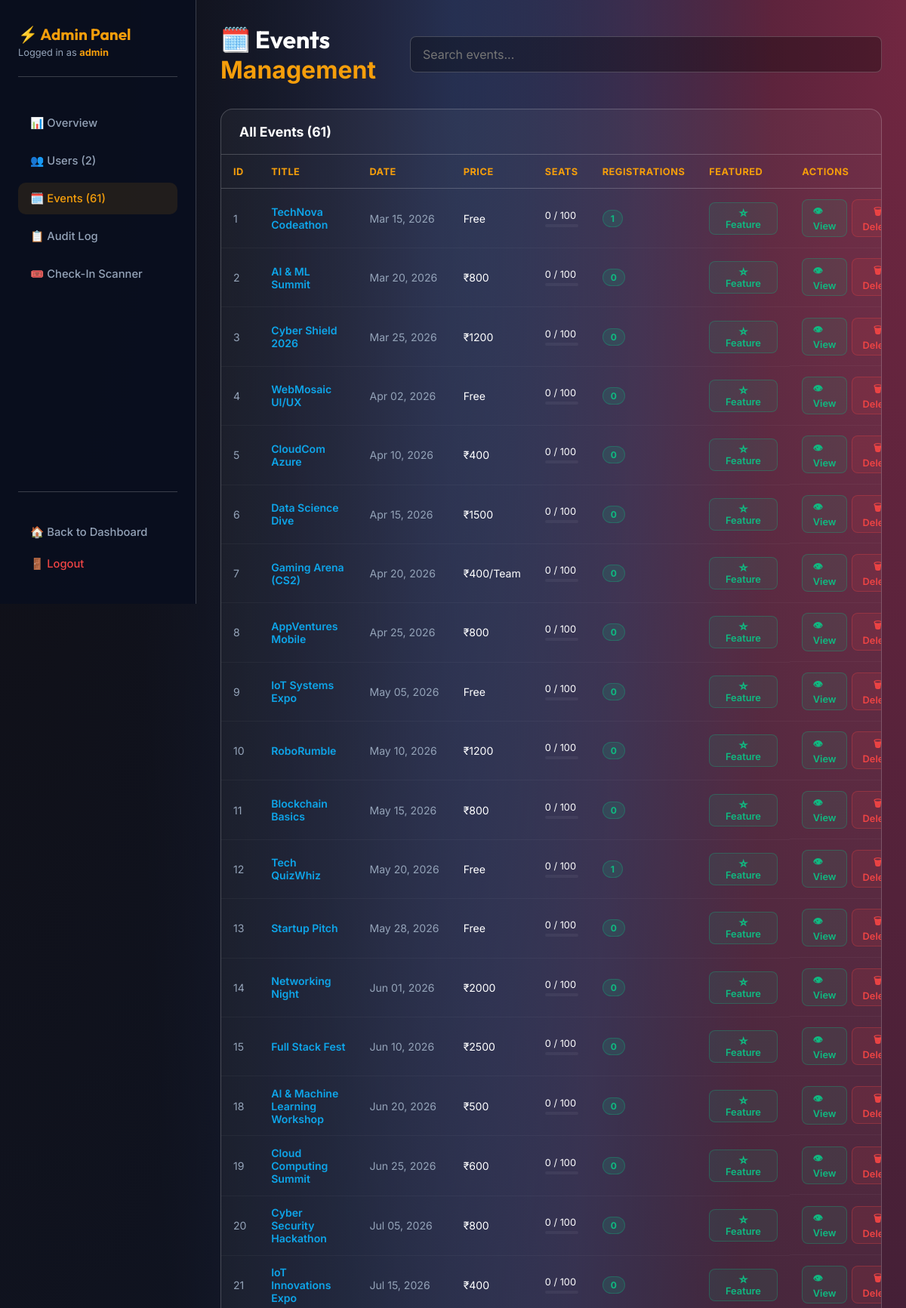
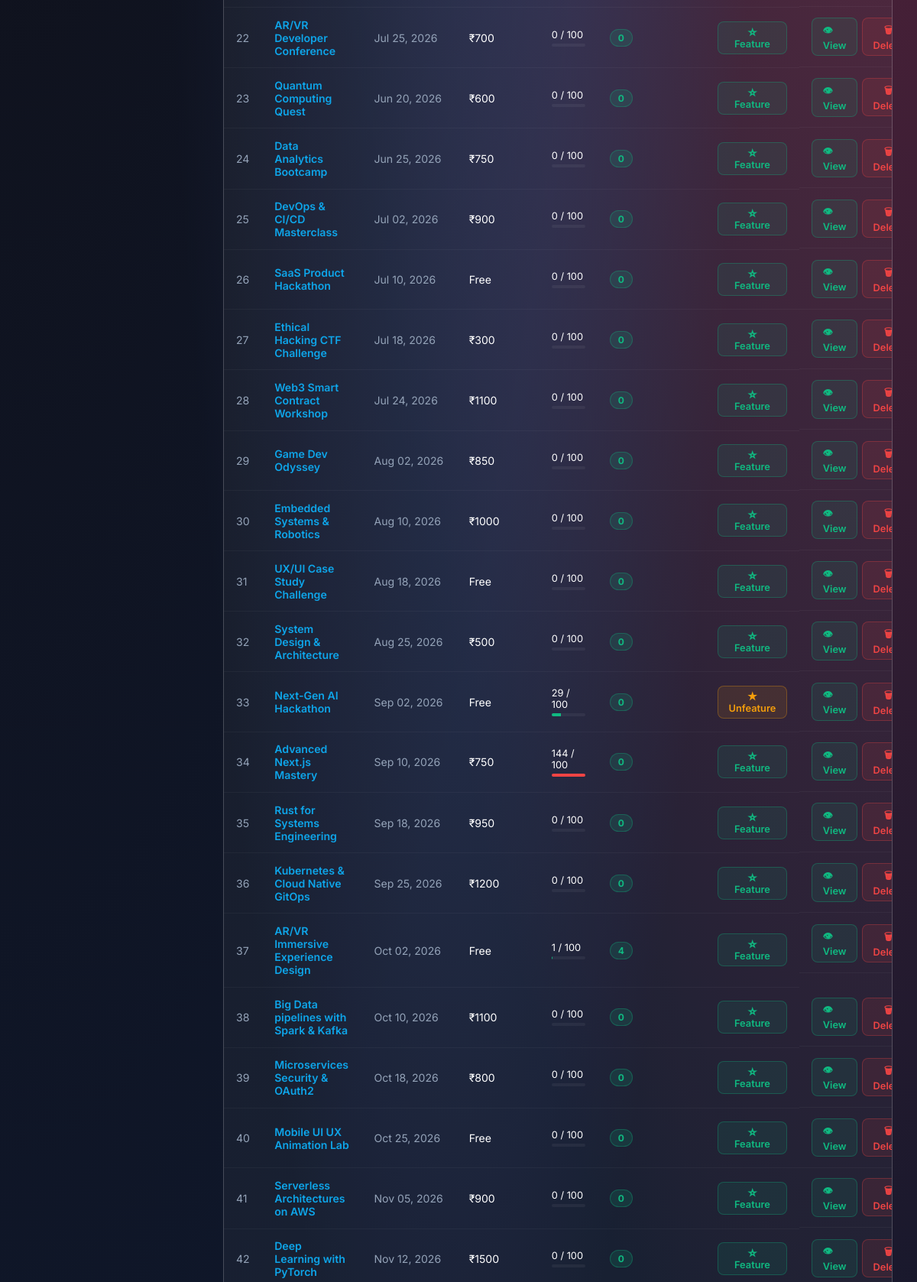
/admin/events (signed in, upper part), run on the app's committed database (2 pictures, top to bottom).
### tables this page shows
CREATE TABLE events
                 (id INTEGER PRIMARY KEY AUTOINCREMENT, title TEXT, date TEXT, desc TEXT, 
                  price TEXT, color TEXT, image TEXT, purpose TEXT, full_details TEXT, outcome TEXT, seats_total INTEGER DEFAULT 100, seats_filled INTEGER DEFAULT 0, is_draft INTEGER DEFAULT 0, featured INTEGER DEFAULT 0, venue TEXT DEFAULT 'Online', venue_address TEXT DEFAULT 'Tech Park Campus, Innovation Block A, Bangalore - 560103');

### backend/app.py (the view)
@app.route('/admin/events')
@admin_required
def admin_events():
    username = session.get('username')
    stats = get_admin_stats()
    conn = get_db(row_factory=True)
    c = conn.cursor()
    c.execute('''SELECT e.*, COUNT(r.id) as reg_count
                 FROM events e LEFT JOIN registrations r ON e.id=r.event_id
                 GROUP BY e.id ORDER BY e.id''')
    events = [dict(row) for row in c.fetchall()]
    conn.close()
    return render_template('admin/events.html', username=username, stats=stats, events=events, active='events')

### backend/app.py (called while the page is built, shortened)
def get_db(timeout=60.0, row_factory=False):
    conn = getattr(_thread_local, 'conn', None)
    return conn

def is_host():
    if not session.get('loggedin'):
        return False
    if session.get('role') == 'host' or session.get('is_admin'):
        return True

def is_admin():
    if not session.get('loggedin'):
        return False
    if session.get('is_admin'):
        return True

@app.context_processor
def inject_user_data():
    current_user = None
    user_is_admin = False
    user_is_host = False
    if session.get('loggedin'):
        username = session.get('username')
        user_is_admin = is_admin()
        user_is_host = is_host()
        photo = session.get('profile_photo')
        current_user = {'username': username, 'profile_photo': photo}
    return dict(current_user=current_user, is_admin=user_is_admin, is_host=user_is_host)

def admin_required(f):
    @wraps(f)
    def decorated(*args, **kwargs):
        if not session.get('loggedin'):
            return redirect(url_for('login'))
        username = session.get('username', '').lower()
        conn = get_db()
        c = conn.cursor()
        c.execute('SELECT is_admin FROM users WHERE LOWER(username)=?', (username,))
        row = c.fetchone()
        conn.close()
        is_admin_user = (row and row[0] == 1) or username in ('admin', 'venu r')
        if not is_admin_user:
            flash('Access denied. Admin only.', 'error')
            return redirect(url_for('dashboard'))
        return f(*args, **kwargs)
    return decorated

def get_admin_stats():
    conn = get_db(row_factory=True)
    c = conn.cursor()
    stats = {}
    c.execute('SELECT COUNT(*) FROM users'); stats['total_users'] = c.fetchone()[0]
    c.execute('SELECT COUNT(*) FROM events'); stats['total_events'] = c.fetchone()[0]
    c.execute('SELECT COUNT(*) FROM registrations'); stats['total_regs'] = c.fetchone()[0]
    c.execute('SELECT COUNT(*) FROM reviews'); stats['total_reviews'] = c.fetchone()[0]
    c.execute("SELECT COUNT(*) FROM users WHERE role='host'"); stats['total_hosts'] = c.fetchone()[0]
    today = datetime.now().strftime('%Y-%m-%d')
    c.execute('SELECT COUNT(*) FROM registrations WHERE timestamp LIKE ?', (today+'%',))
    stats['today_regs'] = c.fetchone()[0]
    conn.close()
    return stats

    def __getattr__(self, name):
        return getattr(self._raw_conn, name)

    def close(self):
        pass

### frontend/templates/admin/events.html (shortened to what this page needs)
{% extends "admin/base.html" %}
{% block content %}
<div class="admin-header">
    <h1>🗓️ Events <span>Management</span></h1>
    <input type="text" id="evSearch" class="search-admin" placeholder="Search events..." oninput="filterTable('evTable',this.value)">
</div>
<div class="panel-section">
    <div class="panel-section-header">
        <h3>All Events ({{ events|length }})</h3>
    </div>
    <table class="admin-table" id="evTable">
        <thead>
            <tr>
                <th>ID</th>
                <th>Title</th>
                <th>Date</th>
                <th>Price</th>
                <th>Seats</th>
                <th>Registrations</th>
                <th>Featured</th>
                <th>Actions</th>
            </tr>
        </thead>
        <tbody>
            {% for ev in events %}
            <tr>
                <td style="color:var(--text-muted)">{{ ev.id }}</td>
                <td>
                    <a href="{{ url_for('event_detail', event_id=ev.id) }}" style="color:var(--primary);text-decoration:none;font-weight:600">
                        {{ ev.title[:40] }}{% if ev.title|length > 40 %}…{% endif %}
                    </a>
                </td>
                <td style="color:var(--text-muted);white-space:nowrap">{{ ev.date }}</td>
                <td>{{ ev.price }}</td>
                <td>
                    <div style="font-size:0.8rem">
                        {{ ev.seats_filled or 0 }} / {{ ev.seats_total or 100 }}
                    </div>
                    <div style="background:rgba(255,255,255,0.05);border-radius:4px;height:4px;margin-top:4px;overflow:hidden">
                        <div style="height:100%;width:{{ [(ev.seats_filled or 0) / (ev.seats_total or 100) * 100, 100]|min|round }}%;
                                    background:{% if (ev.seats_filled or 0) >= (ev.seats_total or 100) %}#ef4444{% elif (ev.seats_filled or 0) > (ev.seats_total or 100) * 0.7 %}#f59e0b{% else %}#10b981{% endif %};
                                    transition:width 0.4s"></div>
                    </div>
                </td>
                <td><span class="badge badge-active">{{ ev.reg_count }}</span></td>
                <td>
                    <form action="{{ url_for('admin_toggle_featured', event_id=ev.id) }}" method="POST" style="margin:0">
                        <button class="action-btn {% if ev.featured %}btn-warning{% else %}btn-success{% endif %}" type="submit">
                            {{ '★ Unfeature' if ev.featured else '☆ Feature' }}
                        </button>
                    </form>
                </td>
                <td style="display:flex;gap:6px">
                    <a href="{{ url_for('event_detail', event_id=ev.id) }}" class="action-btn btn-success" style="text-decoration:none">👁 View</a>
                    <form action="{{ url_for('delete_event', event_id=ev.id) }}" method="POST" style="margin:0"
                          onsubmit="return confirm('Delete event {{ ev.title }}?')">
                        <button class="action-btn btn-danger" type="submit">🗑 Delete</button>
                    </form>
                </td>
            </tr>
            {% else %}
            <tr><td colspan="8" style="text-align:center;padding:2rem;color:var(--text-muted)">No events found</td></tr>
            {% endfor %}
        </tbody>
    </table>
</div>
{% endblock %}

### frontend/static/style.css (style rules this page uses)
:root { color-scheme: dark; --primary: #00f2fe; --primary-dark: #4facfe; --secondary: #ff0080; --bg-dark: #0f172a; --bg-card: rgba(255, 255, 255, 0.1); --text-main: #ffffff; --text-muted: #94a3b8; --glass-border: rgba(255, 255, 255, 0.2); --font-heading: 'Outfit', sans-serif; --font-body: 'Inter', sans-serif; }
* { margin: 0; padding: 0; box-sizing: border-box; font-family: var(--font-body); }
body { background-color: var(--bg-dark); color: var(--text-main); min-height: 100vh; background-image: radial-gradient(at 0% 0%, hsla(253, 16%, 7%, 1) 0, transparent 50%), radial-gradient(at 50% 0%, hsla(225, 39%, 30%, 1) 0, transparent 50%), radial-gradient(at 100% 0%, hsla(339, 49%, 30%, 1) 0, transparent 50%); overflow-x: hidden; }
a { text-decoration: none; color: inherit; }
.input-field, input.input-field, input, select, textarea, input[type="text"], input[type="password"], input[type="email"], input[type="tel"], input[type="number"], input[type="date"], input[type="search"] { width: 100%; padding: 0.8rem 1rem; background: rgba(0, 0, 0, 0.3) !important; background-color: rgba(0, 0, 0, 0.3) !important; border: 1px solid var(--glass-border) !important; border-radius: 8px; color: #ffffff !important; font-size: 1rem; font-family: inherit; transition: all 0.25s ease; box-sizing: border-box; color-scheme: dark !important; }
button, .register-btn, .register-btn-sm, .carousel-btn, .calendar-nav-btn, .nav-links button, .btn-primary, .btn-secondary, .sidebar-links a, .history-card, .glass-panel { transition: transform 0.2s ease, box-shadow 0.2s ease, background 0.2s ease, border-color 0.2s ease, color 0.2s ease, opacity 0.2s ease; will-change: transform; }

### frontend/templates/admin/base.html (style rules this page uses)
:root { --admin-accent: #f59e0b; }
.admin-header { display: flex; justify-content: space-between; align-items: center; margin-bottom: 2rem; }
.admin-header h1 { font-family: var(--font-heading); font-size: 2rem; color: var(--text-main); }
.admin-header span { color: var(--admin-accent); }
.panel-section { background: rgba(255,255,255,0.04); border: 1px solid var(--glass-border); border-radius: 16px; margin-bottom: 2rem; overflow: hidden; }
.panel-section-header { padding: 1.2rem 1.5rem; border-bottom: 1px solid var(--glass-border); display: flex; justify-content: space-between; align-items: center; }
.panel-section-header h3 { color: var(--text-main); font-size: 1.1rem; font-weight: 700; }
.admin-table { width: 100%; border-collapse: collapse; font-size: 0.88rem; }
.admin-table th { padding: 0.9rem 1rem; text-align: left; color: var(--admin-accent); font-weight: 700; font-size: 0.8rem; text-transform: uppercase; letter-spacing: 0.5px; border-bottom: 1px solid var(--glass-border); }
.admin-table td { padding: 0.85rem 1rem; border-bottom: 1px solid rgba(255,255,255,0.04); color: var(--text-main); vertical-align: middle; }
.badge { padding: 3px 10px; border-radius: 50px; font-size: 0.75rem; font-weight: 700; display: inline-block; }
.badge-active { background: rgba(16,185,129,0.15); color: #10b981; border: 1px solid rgba(16,185,129,0.3); }
.action-btn { padding: 0.35rem 0.85rem; border-radius: 8px; font-size: 0.8rem; font-weight: 600; cursor: pointer; border: none; transition: all 0.2s; font-family: inherit; }
.btn-danger { background: rgba(239,68,68,0.1); color: #ef4444; border: 1px solid rgba(239,68,68,0.3); }
.btn-success { background: rgba(16,185,129,0.1); color: #10b981; border: 1px solid rgba(16,185,129,0.3); }
.btn-warning { background: rgba(245,158,11,0.1); color: #f59e0b; border: 1px solid rgba(245,158,11,0.3); }
.search-admin { background: rgba(255,255,255,0.05); border: 1px solid var(--glass-border); color: var(--text-main); padding: 0.5rem 1rem; border-radius: 50px; outline: none; font-size: 0.88rem; transition: 0.2s; }

### data on the page
events: id "1", title "TechNova Codeathon", date "Mar 15, 2026", price "Free", seats_filled "0", seats_total "100", reg_count "1", featured "☆ Feature"
events: id "2", title "AI & ML Summit", date "Mar 20, 2026", price "₹800", seats_filled "0", seats_total "100", reg_count "0", featured "☆ Feature"
events: id "3", title "Cyber Shield 2026", date "Mar 25, 2026", price "₹1200", seats_filled "0", seats_total "100", reg_count "0", featured "☆ Feature"
events: id "4", title "WebMosaic UI/UX", date "Apr 02, 2026", price "Free", seats_filled "0", seats_total "100", reg_count "0", featured "☆ Feature"
events: id "5", title "CloudCom Azure", date "Apr 10, 2026", price "₹400", seats_filled "0", seats_total "100", reg_count "0", featured "☆ Feature"
events: id "6", title "Data Science Dive", date "Apr 15, 2026", price "₹1500", seats_filled "0", seats_total "100", reg_count "0", featured "☆ Feature"
events: id "7", title "Gaming Arena (CS2)", date "Apr 20, 2026", price "₹400/Team", seats_filled "0", seats_total "100", reg_count "0", featured "☆ Feature"
events: id "8", title "AppVentures Mobile", date "Apr 25, 2026", price "₹800", seats_filled "0", seats_total "100", reg_count "0", featured "☆ Feature"
events: id "9", title "IoT Systems Expo", date "May 05, 2026", price "Free", seats_filled "0", seats_total "100", reg_count "0", featured "☆ Feature"
events: id "10", title "RoboRumble", date "May 10, 2026", price "₹1200", seats_filled "0", seats_total "100", reg_count "0", featured "☆ Feature"
events: id "11", title "Blockchain Basics", date "May 15, 2026", price "₹800", seats_filled "0", seats_total "100", reg_count "0", featured "☆ Feature"
events: id "12", title "Tech QuizWhiz", date "May 20, 2026", price "Free", seats_filled "0", seats_total "100", reg_count "1", featured "☆ Feature"
events: id "13", title "Startup Pitch", date "May 28, 2026", price "Free", seats_filled "0", seats_total "100", reg_count "0", featured "☆ Feature"
events: id "14", title "Networking Night", date "Jun 01, 2026", price "₹2000", seats_filled "0", seats_total "100", reg_count "0", featured "☆ Feature"
events: id "15", title "Full Stack Fest", date "Jun 10, 2026", price "₹2500", seats_filled "0", seats_total "100", reg_count "0", featured "☆ Feature"
events: id "18", title "AI & Machine Learning Workshop", date "Jun 20, 2026", price "₹500", seats_filled "0", seats_total "100", reg_count "0", featured "☆ Feature"
events: id "19", title "Cloud Computing Summit", date "Jun 25, 2026", price "₹600", seats_filled "0", seats_total "100", reg_count "0", featured "☆ Feature"
events: id "20", title "Cyber Security Hackathon", date "Jul 05, 2026", price "₹800", seats_filled "0", seats_total "100", reg_count "0", featured "☆ Feature"
events: id "21", title "IoT Innovations Expo", date "Jul 15, 2026", price "₹400", seats_filled "0", seats_total "100", reg_count "0", featured "☆ Feature"
events: id "22", title "AR/VR Developer Conference", date "Jul 25, 2026", price "₹700", seats_filled "0", seats_total "100", reg_count "0", featured "☆ Feature"
events: id "23", title "Quantum Computing Quest", date "Jun 20, 2026", price "₹600", seats_filled "0", seats_total "100", reg_count "0", featured "☆ Feature"
events: id "24", title "Data Analytics Bootcamp", date "Jun 25, 2026", price "₹750", seats_filled "0", seats_total "100", reg_count "0", featured "☆ Feature"
events: id "25", title "DevOps & CI/CD Masterclass", date "Jul 02, 2026", price "₹900", seats_filled "0", seats_total "100", reg_count "0", featured "☆ Feature"
events: id "26", title "SaaS Product Hackathon", date "Jul 10, 2026", price "Free", seats_filled "0", seats_total "100", reg_count "0", featured "☆ Feature"
events: id "27", title "Ethical Hacking CTF Challenge", date "Jul 18, 2026", price "₹300", seats_filled "0", seats_total "100", reg_count "0", featured "☆ Feature"
events: id "28", title "Web3 Smart Contract Workshop", date "Jul 24, 2026", price "₹1100", seats_filled "0", seats_total "100", reg_count "0", featured "☆ Feature"
events: id "29", title "Game Dev Odyssey", date "Aug 02, 2026", price "₹850", seats_filled "0", seats_total "100", reg_count "0", featured "☆ Feature"
events: id "30", title "Embedded Systems & Robotics", date "Aug 10, 2026", price "₹1000", seats_filled "0", seats_total "100", reg_count "0", featured "☆ Feature"
events: id "31", title "UX/UI Case Study Challenge", date "Aug 18, 2026", price "Free", seats_filled "0", seats_total "100", reg_count "0", featured "☆ Feature"
events: id "32", title "System Design & Architecture", date "Aug 25, 2026", price "₹500", seats_filled "0", seats_total "100", reg_count "0", featured "☆ Feature"
events: id "33", title "Next-Gen AI Hackathon", date "Sep 02, 2026", price "Free", seats_filled "29", seats_total "100", reg_count "0", featured "★ Unfeature"
events: id "34", title "Advanced Next.js Mastery", date "Sep 10, 2026", price "₹750", seats_filled "144", seats_total "100", reg_count "0", featured "☆ Feature"
events: id "35", title "Rust for Systems Engineering", date "Sep 18, 2026", price "₹950", seats_filled "0", seats_total "100", reg_count "0", featured "☆ Feature"
events: id "36", title "Kubernetes & Cloud Native GitOps", date "Sep 25, 2026", price "₹1200", seats_filled "0", seats_total "100", reg_count "0", featured "☆ Feature"
events: id "37", title "AR/VR Immersive Experience Design", date "Oct 02, 2026", price "Free", seats_filled "1", seats_total "100", reg_count "4", featured "☆ Feature"
events: id "38", title "Big Data pipelines with Spark & Kafka", date "Oct 10, 2026", price "₹1100", seats_filled "0", seats_total "100", reg_count "0", featured "☆ Feature"
events: id "39", title "Microservices Security & OAuth2", date "Oct 18, 2026", price "₹800", seats_filled "0", seats_total "100", reg_count "0", featured "☆ Feature"
events: id "40", title "Mobile UI UX Animation Lab", date "Oct 25, 2026", price "Free", seats_filled "0", seats_total "100", reg_count "0", featured "☆ Feature"
events: id "41", title "Serverless Architectures on AWS", date "Nov 05, 2026", price "₹900", seats_filled "0", seats_total "100", reg_count "0", featured "☆ Feature"
events: id "42", title "Deep Learning with PyTorch", date "Nov 12, 2026", price "₹1500", seats_filled "0", seats_total "100", reg_count "0", featured "☆ Feature"

### other printed values
{{ username }} "admin"
{{ stats.total_users }} "2"
{{ stats.total_events }} "61"
{{ events|length }} "61"
